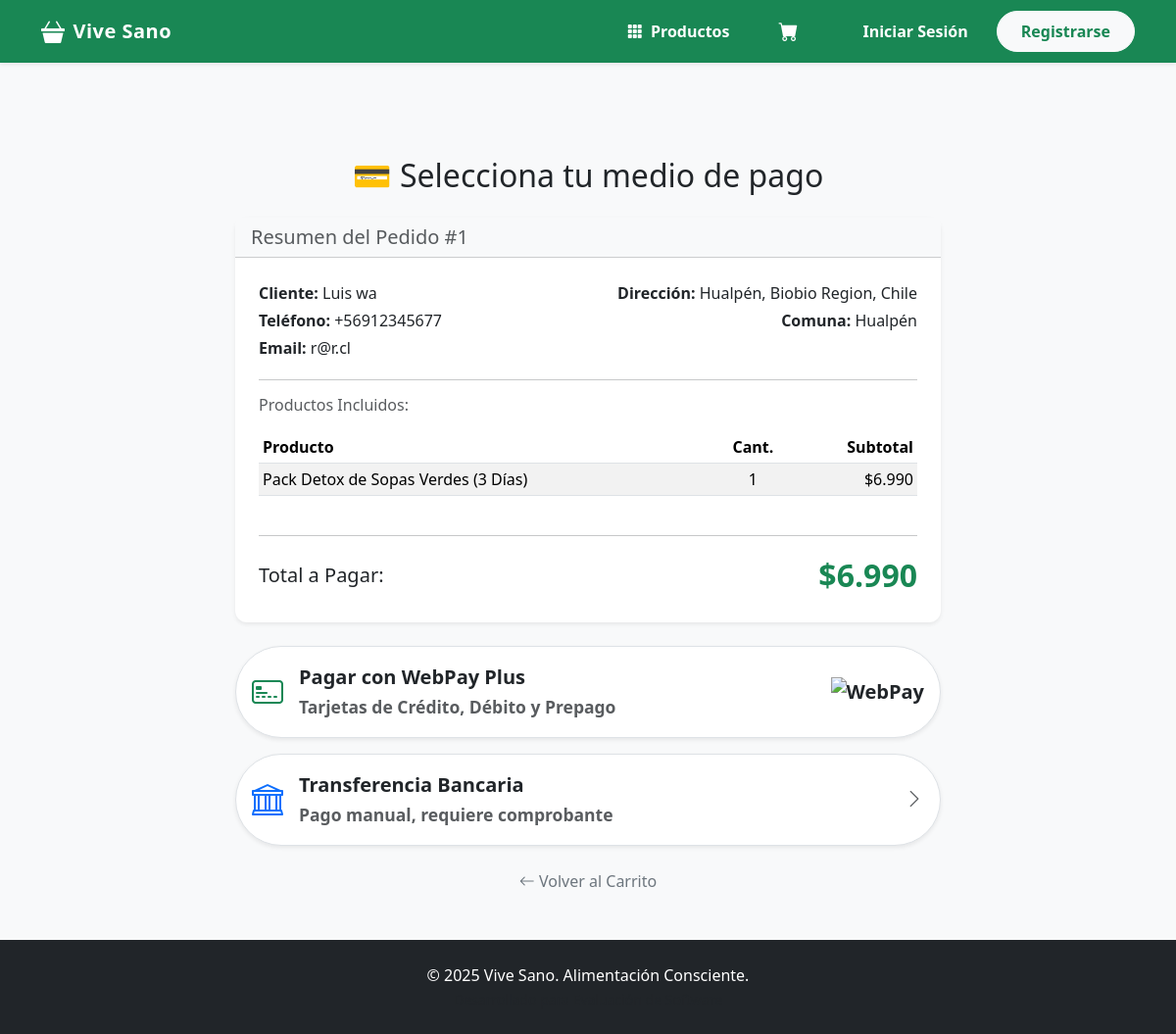
Screenshot of /carrito/pago/1/ with the database file from the repository.
### gestion/models.py (models this page shows, shortened)
class Pedido(models.Model):
    ESTADO_CHOICES = [
        ('Pendiente', 'Pendiente'),
        ('En Preparacion', 'En Preparación'),
        ('En Espera Faltante', 'En espera por faltante'),
        ('Despachado', 'Despachado'),
        ('Entregado', 'Entregado'),
        ('Cancelado', 'Cancelado'),
        ('Reserva Pendiente', 'Reserva Solicitada a Soporte'),
        ('Reserva En Camino', 'Producto Solicitado al Proveedor'),
        ('Reserva Disponible', 'Disponible para Pago'),
    ]
    TIPO_ENTREGA_CHOICES = [
        ('Despacho', 'Despacho a Domicilio'),
        ('Retiro', 'Retiro en Tienda'),
    ]
    cliente = models.ForeignKey(Cliente, on_delete=models.SET_NULL, null=True, blank=True)
    fecha = models.DateTimeField(auto_now_add=True)
    total = models.DecimalField(max_digits=10, decimal_places=2, default=0.00)
    estado = models.CharField(max_length=50, choices=ESTADO_CHOICES, default='Pendiente')
    codigo_seguimiento = models.CharField(max_length=50, blank=True, null=True)
    tipo_entrega = models.CharField(max_length=20, choices=TIPO_ENTREGA_CHOICES, default='Despacho')

class Cliente(models.Model):
    user = models.OneToOneField(User, on_delete=models.CASCADE, null=True, blank=True)
    rut = models.CharField(max_length=12, blank=True, null=True, unique=True, verbose_name="RUT")
    nombre = models.CharField(max_length=100)
    apellido = models.CharField(max_length=100)
    email = models.EmailField(unique=True)
    telefono = models.CharField(max_length=15, blank=True)
    direccion = models.CharField(max_length=255, blank=True)
    comuna = models.CharField(max_length=100, blank=True)
    codigo_postal = models.CharField(max_length=10, blank=True)

class DetallePedido(models.Model):
    pedido = models.ForeignKey(Pedido, related_name='detalles', on_delete=models.CASCADE)
    producto = models.ForeignKey(Producto, on_delete=models.PROTECT) # Evita borrar producto si está en un pedido
    cantidad = models.IntegerField(default=1)
    precio_unitario = models.DecimalField(max_digits=10, decimal_places=2)

class Producto(models.Model):
    nombre = models.CharField(max_length=100)
    descripcion = models.TextField(blank=True, null=True)
    precio = models.DecimalField(max_digits=10, decimal_places=2) # Usamos Decimal para dinero
    stock = models.IntegerField(default=0)
    categoria = models.CharField(max_length=50, blank=True)
    imagen = models.ImageField(upload_to='productos/', null=True, blank=True)

### carrito/views.py (the view)
# urls.py: path('pago/<int:pedido_id>/', views.seleccion_pago, name='seleccion_pago'),
def seleccion_pago(request, pedido_id):
    pedido = get_object_or_404(Pedido, id=pedido_id)
    return render(request, 'carrito/seleccion_pago.html', {'pedido': pedido})

### core/context_processors.py (called while the page is built, shortened)
def contadores_globales(request):
    data = {
        'cant_logistica': 0,
        'cant_atencion': 0
    }
    return data

### core/templatetags/filtros_extra.py (called while the page is built)
@register.filter
def clp(value):
    try:
        value = int(value) # Quitamos decimales (.00)
        return "${:,.0f}".format(value).replace(",", ".")
    except (ValueError, TypeError):
        return value

### carrito/templates/carrito/seleccion_pago.html (shortened to what this page needs)
{% extends 'core/base.html' %}
{% load filtros_extra %}
{% block content %}
<div class="container mt-5">
    <div class="row justify-content-center">
        <div class="col-md-8">
            <h2 class="text-center mb-4">💳 Selecciona tu medio de pago</h2>
            <div class="card shadow-sm mb-4 border-0">
                <div class="card-header bg-light">
                    <h5 class="mb-0 text-muted">Resumen del Pedido #{{ pedido.id }}</h5>
                </div>
                <div class="card-body p-4">
                    <div class="row">
                        <div class="col-md-6">
                            <p class="mb-1"><strong>Cliente:</strong> {{ pedido.cliente.nombre }} {{ pedido.cliente.apellido }}</p>
                            <p class="mb-1"><strong>Teléfono:</strong> {{ pedido.cliente.telefono }}</p>
                            <p class="mb-1"><strong>Email:</strong> {{ pedido.cliente.email }}</p>
                        </div>
                        <div class="col-md-6 text-md-end">
                            <p class="mb-1"><strong>Dirección:</strong> {{ pedido.cliente.direccion }}</p>
                            <p class="mb-1"><strong>Comuna:</strong> {{ pedido.cliente.comuna }}</p>
                        </div>
                    </div>
                    <hr>
                    <h6 class="text-muted mb-3">Productos Incluidos:</h6>
                    <div class="table-responsive mb-4">
                        <table class="table table-sm table-striped align-middle">
                            <thead>
                                <tr>
                                    <th>Producto</th>
                                    <th class="text-center">Cant.</th>
                                    <th class="text-end">Subtotal</th>
                                </tr>
                            </thead>
                            <tbody>
                                {% for detalle in pedido.detalles.all %}
                                <tr>
                                    <td>{{ detalle.producto.nombre }}</td>
                                    <td class="text-center">{{ detalle.cantidad }}</td>
                                    <td class="text-end">
                                        {% widthratio detalle.precio_unitario 1 detalle.cantidad as subtotal %}
                                        {{ subtotal|clp }}
                                    </td>
                                </tr>
                                {% endfor %}
                            </tbody>
                        </table>
                    </div>
                    <hr>
                    <div class="d-flex justify-content-between align-items-center">
                        <span class="fs-5">Total a Pagar:</span>
                        <span class="fs-2 fw-bold text-success">{{ pedido.total|clp }}</span>
                    </div>
                </div>
            </div>
            <div class="d-grid gap-3">
                <form action="{% url 'webpay:iniciar_webpay' pedido.id %}" method="POST">
                    <button type="submit" class="btn btn-lg w-100 border shadow-sm d-flex align-items-center justify-content-between p-3 btn-pagar-hover" style="background-color: #fff;">
                        <div class="d-flex align-items-center">
                            <i class="bi bi-credit-card-2-front fs-2 text-success me-3"></i>
                            <div class="text-start">
                                <div class="fw-bold fs-5 text-dark">Pagar con WebPay Plus</div>
                                <small class="text-muted">Tarjetas de Crédito, Débito y Prepago</small>
                            </div>
                        </div>
                        <img src="https://www.transbankdevelopers.cl/public/library/img/svg/logo_webpay_plus.svg" alt="WebPay" height="30">
                    </button>
                </form>
                <a href="{% url 'pago:iniciar_transferencia' pedido.id %}" class="btn btn-lg w-100 border shadow-sm d-flex align-items-center justify-content-between p-3 btn-pagar-hover" style="background-color: #fff; text-decoration: none;">
                    <div class="d-flex align-items-center">
                        <i class="bi bi-bank fs-2 text-primary me-3"></i>
                        <div class="text-start">
                            <div class="fw-bold fs-5 text-dark">Transferencia Bancaria</div>
                            <small class="text-muted">Pago manual, requiere comprobante</small>
                        </div>
                    </div>
                    <i class="bi bi-chevron-right text-muted"></i>
                </a>
            </div>
            <div class="text-center mt-4">
                <a href="{% url 'carrito:ver_carrito' %}" class="text-secondary text-decoration-none">
                    <i class="bi bi-arrow-left"></i> Volver al Carrito
                </a>
            </div>
        </div>
    </div>
</div>
{% endblock %}

### static/css/styles.css (style rules this page uses)
body { background-color: #f8f9fa; font-family: 'Segoe UI', Tahoma, Geneva, Verdana, sans-serif; }
.card { border: none; border-radius: 12px; transition: transform 0.2s ease, box-shadow 0.2s ease; }
.btn { border-radius: 50px; padding: 8px 20px; font-weight: 600; }

### rows the page displays
Pedido: id "1", cliente.nombre "Luis", cliente.apellido "wa", cliente.telefono "+56912345677", cliente.email "r@r.cl", cliente.direccion "Hualpén, Biobio Region, Chile", cliente.comuna "Hualpén", total|clp "$6.990"
DetallePedido: producto.nombre "Pack Detox de Sopas Verdes (3 Días)", cantidad "1", subtotal "$6.990"
